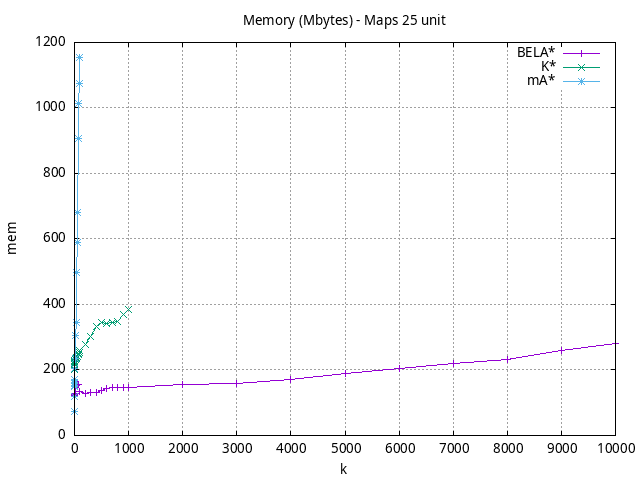

Source code (gnuplot):
#!/usr/bin/gnuplot
# -*- coding: utf-8 -*-
#
# results/maps/unit/25/random512-25.heuristic.unit.mem.gnuplot
#
# Started on 04/02/2024 21:35:01
# Author: Carlos Linares López
set grid
set xlabel "k"
set ylabel "mem"

set title "Memory (Mbytes) - Maps 25 unit"

set terminal png enhanced font "Ariel,10"
set output 'random512-25.heuristic.unit.mem.png'

plot "-" title "BELA$^*$"      with linesp, "-" title "K$^*$"      with linesp, "-" title "mA$^*$"      with linesp

	1 118.13
	5 123.0
	10 127.32
	50 155.0
	100 135.6
	500 135.98
	1000 145.41
	5000 189.35
	10000 279.62
end
	1 200.61
	5 222.65
	10 230.65
	50 239.95
	100 258.6
	500 343.96
	1000 384.35
end
	1 73.7
	5 160.71
	10 234.71
	50 590.51
	100 1155.08
end
